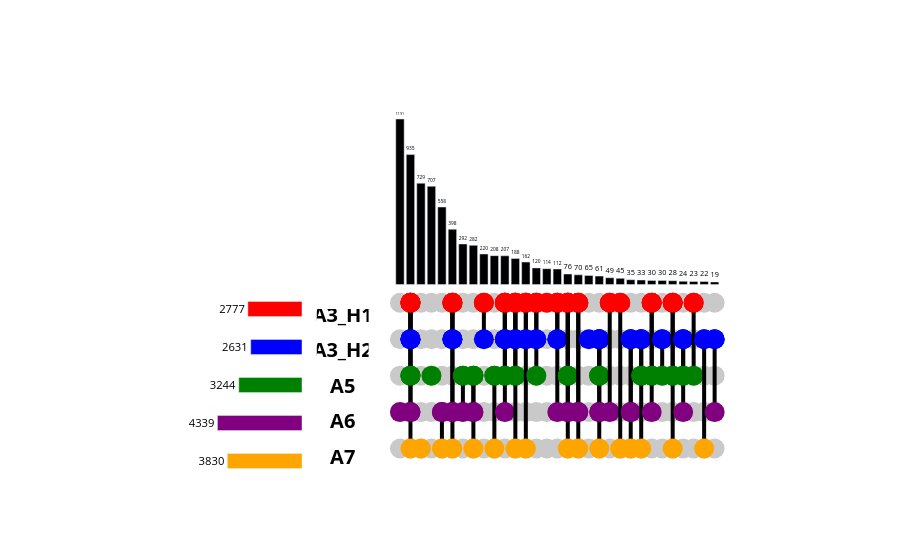

Here is the notebook cell this chart was saved with:
### Code cell
parse_outlier_data = merged_df[[col for col in merged_df.columns if col.endswith("_parse_outliers")]]
parse_outlier_data.columns = [col.replace("_parse_outliers", "") for col in parse_outlier_data.columns]
parse_outlier_data = parse_outlier_data.astype(bool)
parse_outlier_data = parse_outlier_data[parse_outlier_data.any(axis=1)]
upset = Upset.generate_plot(parse_outlier_data)
upset.show()

### Figure 1 — Plotly figure (JSON) as saved in the notebook; plotly's stock layout.template omitted (floating-point values rounded to 4 significant figures; data arrays with more than 128 entries replaced by an {"elided": "..."} marker saying what was removed)
{"data": [{"marker": {"color": "#C9C9C9", "size": 20}, "mode": "markers", "showlegend": false, "type": "scatter", "x": {"elided": "155 int values"}, "xaxis": "x3", "y": {"elided": "155 float values"}, "yaxis": "y3"}, {"line": {"color": "black", "width": 4}, "marker": {"color": ["purple"], "line": {"color": "black"}, "showscale": false, "size": 20}, "mode": "markers+lines", "showlegend": false, "type": "scatter", "x": [0], "xaxis": "x3", "y": [-917.1], "yaxis": "y3"}, {"line": {"color": "black", "width": 4}, "marker": {"color": ["red"], "line": {"color": "black"}, "showscale": false, "size": 20}, "mode": "markers+lines", "showlegend": false, "type": "scatter", "x": [1], "xaxis": "x3", "y": [-131.0], "yaxis": "y3"}, {"line": {"color": "black", "width": 4}, "marker": {"color": ["red", "blue"], "line": {"color": "black"}, "showscale": false, "size": 20}, "mode": "markers+lines", "showlegend": false, "type": "scatter", "x": [1, 1], "xaxis": "x3", "y": [-131.0, -393.0], "yaxis": "y3"}, {"line": {"color": "black", "width": 4}, "marker": {"color": ["red", "blue", "green"], "line": {"color": "black"}, "showscale": false, "size": 20}, "mode": "markers+lines", "showlegend": false, "type": "scatter", "x": [1, 1, 1], "xaxis": "x3", "y": [-131.0, -393.0, -655.0], "yaxis": "y3"}, {"line": {"color": "black", "width": 4}, "marker": {"color": ["red", "blue", "green", "purple"], "line": {"color": "black"}, "showscale": false, "size": 20}, "mode": "markers+lines", "showlegend": false, "type": "scatter", "x": [1, 1, 1, 1], "xaxis": "x3", "y": [-131.0, -393.0, -655.0, -917.1], "yaxis": "y3"}, {"line": {"color": "black", "width": 4}, "marker": {"color": ["red", "blue", "green", "purple", "orange"], "line": {"color": "black"}, "showscale": false, "size": 20}, "mode": "markers+lines", "showlegend": false, "type": "scatter", "x": [1, 1, 1, 1, 1], "xaxis": "x3", "y": [-131.0, -393.0, -655.0, -917.1, -1179.0], "yaxis": "y3"}, {"line": {"color": "black", "width": 4}, "marker": {"color": ["orange"], "line": {"color": "black"}, "showscale": false, "size": 20}, "mode": "markers+lines", "showlegend": false, "type": "scatter", "x": [2], "xaxis": "x3", "y": [-1179.0], "yaxis": "y3"}, {"line": {"color": "black", "width": 4}, "marker": {"color": ["green"], "line": {"color": "black"}, "showscale": false, "size": 20}, "mode": "markers+lines", "showlegend": false, "type": "scatter", "x": [3], "xaxis": "x3", "y": [-655.0], "yaxis": "y3"}, {"line": {"color": "black", "width": 4}, "marker": {"color": ["purple"], "line": {"color": "black"}, "showscale": false, "size": 20}, "mode": "markers+lines", "showlegend": false, "type": "scatter", "x": [4], "xaxis": "x3", "y": [-917.1], "yaxis": "y3"}, {"line": {"color": "black", "width": 4}, "marker": {"color": ["purple", "orange"], "line": {"color": "black"}, "showscale": false, "size": 20}, "mode": "markers+lines", "showlegend": false, "type": "scatter", "x": [4, 4], "xaxis": "x3", "y": [-917.1, -1179.0], "yaxis": "y3"}, {"line": {"color": "black", "width": 4}, "marker": {"color": ["red"], "line": {"color": "black"}, "showscale": false, "size": 20}, "mode": "markers+lines", "showlegend": false, "type": "scatter", "x": [5], "xaxis": "x3", "y": [-131.0], "yaxis": "y3"}, {"line": {"color": "black", "width": 4}, "marker": {"color": ["red", "blue"], "line": {"color": "black"}, "showscale": false, "size": 20}, "mode": "markers+lines", "showlegend": false, "type": "scatter", "x": [5, 5], "xaxis": "x3", "y": [-131.0, -393.0], "yaxis": "y3"}, {"line": {"color": "black", "width": 4}, "marker": {"color": ["red", "blue", "purple"], "line": {"color": "black"}, "showscale": false, "size": 20}, "mode": "markers+lines", "showlegend": false, "type": "scatter", "x": [5, 5, 5], "xaxis": "x3", "y": [-131.0, -393.0, -917.1], "yaxis": "y3"}, {"line": {"color": "black", "width": 4}, "marker": {"color": ["red", "blue", "purple", "orange"], "line": {"color": "black"}, "showscale": false, "size": 20}, "mode": "markers+lines", "showlegend": false, "type": "scatter", "x": [5, 5, 5, 5], "xaxis": "x3", "y": [-131.0, -393.0, -917.1, -1179.0], "yaxis": "y3"}, {"line": {"color": "black", "width": 4}, "marker": {"color": ["green"], "line": {"color": "black"}, "showscale": false, "size": 20}, "mode": "markers+lines", "showlegend": false, "type": "scatter", "x": [6], "xaxis": "x3", "y": [-655.0], "yaxis": "y3"}, {"line": {"color": "black", "width": 4}, "marker": {"color": ["green", "purple"], "line": {"color": "black"}, "showscale": false, "size": 20}, "mode": "markers+lines", "showlegend": false, "type": "scatter", "x": [6, 6], "xaxis": "x3", "y": [-655.0, -917.1], "yaxis": "y3"}, {"line": {"color": "black", "width": 4}, "marker": {"color": ["green"], "line": {"color": "black"}, "showscale": false, "size": 20}, "mode": "markers+lines", "showlegend": false, "type": "scatter", "x": [7], "xaxis": "x3", "y": [-655.0], "yaxis": "y3"}, {"line": {"color": "black", "width": 4}, "marker": {"color": ["green", "purple"], "line": {"color": "black"}, "showscale": false, "size": 20}, "mode": "markers+lines", "showlegend": false, "type": "scatter", "x": [7, 7], "xaxis": "x3", "y": [-655.0, -917.1], "yaxis": "y3"}, {"line": {"color": "black", "width": 4}, "marker": {"color": ["green", "purple", "orange"], "line": {"color": "black"}, "showscale": false, "size": 20}, "mode": "markers+lines", "showlegend": false, "type": "scatter", "x": [7, 7, 7], "xaxis": "x3", "y": [-655.0, -917.1, -1179.0], "yaxis": "y3"}, {"line": {"color": "black", "width": 4}, "marker": {"color": ["red"], "line": {"color": "black"}, "showscale": false, "size": 20}, "mode": "markers+lines", "showlegend": false, "type": "scatter", "x": [8], "xaxis": "x3", "y": [-131.0], "yaxis": "y3"}, {"line": {"color": "black", "width": 4}, "marker": {"color": ["red", "blue"], "line": {"color": "black"}, "showscale": false, "size": 20}, "mode": "markers+lines", "showlegend": false, "type": "scatter", "x": [8, 8], "xaxis": "x3", "y": [-131.0, -393.0], "yaxis": "y3"}, {"line": {"color": "black", "width": 4}, "marker": {"color": ["green"], "line": {"color": "black"}, "showscale": false, "size": 20}, "mode": "markers+lines", "showlegend": false, "type": "scatter", "x": [9], "xaxis": "x3", "y": [-655.0], "yaxis": "y3"}, {"line": {"color": "black", "width": 4}, "marker": {"color": ["green", "orange"], "line": {"color": "black"}, "showscale": false, "size": 20}, "mode": "markers+lines", "showlegend": false, "type": "scatter", "x": [9, 9], "xaxis": "x3", "y": [-655.0, -1179.0], "yaxis": "y3"}, {"line": {"color": "black", "width": 4}, "marker": {"color": ["red"], "line": {"color": "black"}, "showscale": false, "size": 20}, "mode": "markers+lines", "showlegend": false, "type": "scatter", "x": [10], "xaxis": "x3", "y": [-131.0], "yaxis": "y3"}, {"line": {"color": "black", "width": 4}, "marker": {"color": ["red", "blue"], "line": {"color": "black"}, "showscale": false, "size": 20}, "mode": "markers+lines", "showlegend": false, "type": "scatter", "x": [10, 10], "xaxis": "x3", "y": [-131.0, -393.0], "yaxis": "y3"}, {"line": {"color": "black", "width": 4}, "marker": {"color": ["red", "blue", "green"], "line": {"color": "black"}, "showscale": false, "size": 20}, "mode": "markers+lines", "showlegend": false, "type": "scatter", "x": [10, 10, 10], "xaxis": "x3", "y": [-131.0, -393.0, -655.0], "yaxis": "y3"}, {"line": {"color": "black", "width": 4}, "marker": {"color": ["red", "blue", "green", "purple"], "line": {"color": "black"}, "showscale": false, "size": 20}, "mode": "markers+lines", "showlegend": false, "type": "scatter", "x": [10, 10, 10, 10], "xaxis": "x3", "y": [-131.0, -393.0, -655.0, -917.1], "yaxis": "y3"}, {"line": {"color": "black", "width": 4}, "marker": {"color": ["red"], "line": {"color": "black"}, "showscale": false, "size": 20}, "mode": "markers+lines", "showlegend": false, "type": "scatter", "x": [11], "xaxis": "x3", "y": [-131.0], "yaxis": "y3"}, {"line": {"color": "black", "width": 4}, "marker": {"color": ["red", "blue"], "line": {"color": "black"}, "showscale": false, "size": 20}, "mode": "markers+lines", "showlegend": false, "type": "scatter", "x": [11, 11], "xaxis": "x3", "y": [-131.0, -393.0], "yaxis": "y3"}, {"line": {"color": "black", "width": 4}, "marker": {"color": ["red", "blue", "green"], "line": {"color": "black"}, "showscale": false, "size": 20}, "mode": "markers+lines", "showlegend": false, "type": "scatter", "x": [11, 11, 11], "xaxis": "x3", "y": [-131.0, -393.0, -655.0], "yaxis": "y3"}, {"line": {"color": "black", "width": 4}, "marker": {"color": ["red", "blue", "green", "orange"], "line": {"color": "black"}, "showscale": false, "size": 20}, "mode": "markers+lines", "showlegend": false, "type": "scatter", "x": [11, 11, 11, 11], "xaxis": "x3", "y": [-131.0, -393.0, -655.0, -1179.0], "yaxis": "y3"}, {"line": {"color": "black", "width": 4}, "marker": {"color": ["red"], "line": {"color": "black"}, "showscale": false, "size": 20}, "mode": "markers+lines", "showlegend": false, "type": "scatter", "x": [12], "xaxis": "x3", "y": [-131.0], "yaxis": "y3"}, {"line": {"color": "black", "width": 4}, "marker": {"color": ["red", "blue"], "line": {"color": "black"}, "showscale": false, "size": 20}, "mode": "markers+lines", "showlegend": false, "type": "scatter", "x": [12, 12], "xaxis": "x3", "y": [-131.0, -393.0], "yaxis": "y3"}, {"line": {"color": "black", "width": 4}, "marker": {"color": ["red", "blue", "orange"], "line": {"color": "black"}, "showscale": false, "size": 20}, "mode": "markers+lines", "showlegend": false, "type": "scatter", "x": [12, 12, 12], "xaxis": "x3", "y": [-131.0, -393.0, -1179.0], "yaxis": "y3"}, {"line": {"color": "black", "width": 4}, "marker": {"color": ["red"], "line": {"color": "black"}, "showscale": false, "size": 20}, "mode": "markers+lines", "showlegend": false, "type": "scatter", "x": [13], "xaxis": "x3", "y": [-131.0], "yaxis": "y3"}, {"line": {"color": "black", "width": 4}, "marker": {"color": ["red", "blue"], "line": {"color": "black"}, "showscale": false, "size": 20}, "mode": "markers+lines", "showlegend": false, "type": "scatter", "x": [13, 13], "xaxis": "x3", "y": [-131.0, -393.0], "yaxis": "y3"}, {"line": {"color": "black", "width": 4}, "marker": {"color": ["red", "blue", "green"], "line": {"color": "black"}, "showscale": false, "size": 20}, "mode": "markers+lines", "showlegend": false, "type": "scatter", "x": [13, 13, 13], "xaxis": "x3", "y": [-131.0, -393.0, -655.0], "yaxis": "y3"}, {"line": {"color": "black", "width": 4}, "marker": {"color": ["red"], "line": {"color": "black"}, "showscale": false, "size": 20}, "mode": "markers+lines", "showlegend": false, "type": "scatter", "x": [14], "xaxis": "x3", "y": [-131.0], "yaxis": "y3"}, {"line": {"color": "black", "width": 4}, "marker": {"color": ["red"], "line": {"color": "black"}, "showscale": false, "size": 20}, "mode": "markers+lines", "showlegend": false, "type": "scatter", "x": [15], "xaxis": "x3", "y": [-131.0], "yaxis": "y3"}, {"line": {"color": "black", "width": 4}, "marker": {"color": ["red", "blue"], "line": {"color": "black"}, "showscale": false, "size": 20}, "mode": "markers+lines", "showlegend": false, "type": "scatter", "x": [15, 15], "xaxis": "x3", "y": [-131.0, -393.0], "yaxis": "y3"}, {"line": {"color": "black", "width": 4}, "marker": {"color": ["red", "blue", "purple"], "line": {"color": "black"}, "showscale": false, "size": 20}, "mode": "markers+lines", "showlegend": false, "type": "scatter", "x": [15, 15, 15], "xaxis": "x3", "y": [-131.0, -393.0, -917.1], "yaxis": "y3"}, {"line": {"color": "black", "width": 4}, "marker": {"color": ["red"], "line": {"color": "black"}, "showscale": false, "size": 20}, "mode": "markers+lines", "showlegend": false, "type": "scatter", "x": [16], "xaxis": "x3", "y": [-131.0], "yaxis": "y3"}, {"line": {"color": "black", "width": 4}, "marker": {"color": ["red", "green"], "line": {"color": "black"}, "showscale": false, "size": 20}, "mode": "markers+lines", "showlegend": false, "type": "scatter", "x": [16, 16], "xaxis": "x3", "y": [-131.0, -655.0], "yaxis": "y3"}, {"line": {"color": "black", "width": 4}, "marker": {"color": ["red", "green", "purple"], "line": {"color": "black"}, "showscale": false, "size": 20}, "mode": "markers+lines", "showlegend": false, "type": "scatter", "x": [16, 16, 16], "xaxis": "x3", "y": [-131.0, -655.0, -917.1], "yaxis": "y3"}, {"line": {"color": "black", "width": 4}, "marker": {"color": ["red", "green", "purple", "orange"], "line": {"color": "black"}, "showscale": false, "size": 20}, "mode": "markers+lines", "showlegend": false, "type": "scatter", "x": [16, 16, 16, 16], "xaxis": "x3", "y": [-131.0, -655.0, -917.1, -1179.0], "yaxis": "y3"}, {"line": {"color": "black", "width": 4}, "marker": {"color": ["red"], "line": {"color": "black"}, "showscale": false, "size": 20}, "mode": "markers+lines", "showlegend": false, "type": "scatter", "x": [17], "xaxis": "x3", "y": [-131.0], "yaxis": "y3"}, {"line": {"color": "black", "width": 4}, "marker": {"color": ["red", "purple"], "line": {"color": "black"}, "showscale": false, "size": 20}, "mode": "markers+lines", "showlegend": false, "type": "scatter", "x": [17, 17], "xaxis": "x3", "y": [-131.0, -917.1], "yaxis": "y3"}, {"line": {"color": "black", "width": 4}, "marker": {"color": ["red", "purple", "orange"], "line": {"color": "black"}, "showscale": false, "size": 20}, "mode": "markers+lines", "showlegend": false, "type": "scatter", "x": [17, 17, 17], "xaxis": "x3", "y": [-131.0, -917.1, -1179.0], "yaxis": "y3"}, {"line": {"color": "black", "width": 4}, "marker": {"color": ["blue"], "line": {"color": "black"}, "showscale": false, "size": 20}, "mode": "markers+lines", "showlegend": false, "type": "scatter", "x": [18], "xaxis": "x3", "y": [-393.0], "yaxis": "y3"}, {"line": {"color": "black", "width": 4}, "marker": {"color": ["blue"], "line": {"color": "black"}, "showscale": false, "size": 20}, "mode": "markers+lines", "showlegend": false, "type": "scatter", "x": [19], "xaxis": "x3", "y": [-393.0], "yaxis": "y3"}, {"line": {"color": "black", "width": 4}, "marker": {"color": ["blue", "green"], "line": {"color": "black"}, "showscale": false, "size": 20}, "mode": "markers+lines", "showlegend": false, "type": "scatter", "x": [19, 19], "xaxis": "x3", "y": [-393.0, -655.0], "yaxis": "y3"}, {"line": {"color": "black", "width": 4}, "marker": {"color": ["blue", "green", "purple"], "line": {"color": "black"}, "showscale": false, "size": 20}, "mode": "markers+lines", "showlegend": false, "type": "scatter", "x": [19, 19, 19], "xaxis": "x3", "y": [-393.0, -655.0, -917.1], "yaxis": "y3"}, {"line": {"color": "black", "width": 4}, "marker": {"color": ["blue", "green", "purple", "orange"], "line": {"color": "black"}, "showscale": false, "size": 20}, "mode": "markers+lines", "showlegend": false, "type": "scatter", "x": [19, 19, 19, 19], "xaxis": "x3", "y": [-393.0, -655.0, -917.1, -1179.0], "yaxis": "y3"}, {"line": {"color": "black", "width": 4}, "marker": {"color": ["red"], "line": {"color": "black"}, "showscale": false, "size": 20}, "mode": "markers+lines", "showlegend": false, "type": "scatter", "x": [20], "xaxis": "x3", "y": [-131.0], "yaxis": "y3"}, {"line": {"color": "black", "width": 4}, "marker": {"color": ["red", "purple"], "line": {"color": "black"}, "showscale": false, "size": 20}, "mode": "markers+lines", "showlegend": false, "type": "scatter", "x": [20, 20], "xaxis": "x3", "y": [-131.0, -917.1], "yaxis": "y3"}, {"line": {"color": "black", "width": 4}, "marker": {"color": ["red"], "line": {"color": "black"}, "showscale": false, "size": 20}, "mode": "markers+lines", "showlegend": false, "type": "scatter", "x": [21], "xaxis": "x3", "y": [-131.0], "yaxis": "y3"}, {"line": {"color": "black", "width": 4}, "marker": {"color": ["red", "orange"], "line": {"color": "black"}, "showscale": false, "size": 20}, "mode": "markers+lines", "showlegend": false, "type": "scatter", "x": [21, 21], "xaxis": "x3", "y": [-131.0, -1179.0], "yaxis": "y3"}, {"line": {"color": "black", "width": 4}, "marker": {"color": ["blue"], "line": {"color": "black"}, "showscale": false, "size": 20}, "mode": "markers+lines", "showlegend": false, "type": "scatter", "x": [22], "xaxis": "x3", "y": [-393.0], "yaxis": "y3"}, {"line": {"color": "black", "width": 4}, "marker": {"color": ["blue", "purple"], "line": {"color": "black"}, "showscale": false, "size": 20}, "mode": "markers+lines", "showlegend": false, "type": "scatter", "x": [22, 22], "xaxis": "x3", "y": [-393.0, -917.1], "yaxis": "y3"}, {"line": {"color": "black", "width": 4}, "marker": {"color": ["blue", "purple", "orange"], "line": {"color": "black"}, "showscale": false, "size": 20}, "mode": "markers+lines", "showlegend": false, "type": "scatter", "x": [22, 22, 22], "xaxis": "x3", "y": [-393.0, -917.1, -1179.0], "yaxis": "y3"}, {"line": {"color": "black", "width": 4}, "marker": {"color": ["blue"], "line": {"color": "black"}, "showscale": false, "size": 20}, "mode": "markers+lines", "showlegend": false, "type": "scatter", "x": [23], "xaxis": "x3", "y": [-393.0], "yaxis": "y3"}, {"line": {"color": "black", "width": 4}, "marker": {"color": ["blue", "green"], "line": {"color": "black"}, "showscale": false, "size": 20}, "mode": "markers+lines", "showlegend": false, "type": "scatter", "x": [23, 23], "xaxis": "x3", "y": [-393.0, -655.0], "yaxis": "y3"}, {"line": {"color": "black", "width": 4}, "marker": {"color": ["blue", "green", "orange"], "line": {"color": "black"}, "showscale": false, "size": 20}, "mode": "markers+lines", "showlegend": false, "type": "scatter", "x": [23, 23, 23], "xaxis": "x3", "y": [-393.0, -655.0, -1179.0], "yaxis": "y3"}, {"line": {"color": "black", "width": 4}, "marker": {"color": ["red"], "line": {"color": "black"}, "showscale": false, "size": 20}, "mode": "markers+lines", "showlegend": false, "type": "scatter", "x": [24], "xaxis": "x3", "y": [-131.0], "yaxis": "y3"}, {"line": {"color": "black", "width": 4}, "marker": {"color": ["red", "green"], "line": {"color": "black"}, "showscale": false, "size": 20}, "mode": "markers+lines", "showlegend": false, "type": "scatter", "x": [24, 24], "xaxis": "x3", "y": [-131.0, -655.0], "yaxis": "y3"}, {"line": {"color": "black", "width": 4}, "marker": {"color": ["red", "green", "purple"], "line": {"color": "black"}, "showscale": false, "size": 20}, "mode": "markers+lines", "showlegend": false, "type": "scatter", "x": [24, 24, 24], "xaxis": "x3", "y": [-131.0, -655.0, -917.1], "yaxis": "y3"}, {"line": {"color": "black", "width": 4}, "marker": {"color": ["blue"], "line": {"color": "black"}, "showscale": false, "size": 20}, "mode": "markers+lines", "showlegend": false, "type": "scatter", "x": [25], "xaxis": "x3", "y": [-393.0], "yaxis": "y3"}, {"line": {"color": "black", "width": 4}, "marker": {"color": ["blue", "green"], "line": {"color": "black"}, "showscale": false, "size": 20}, "mode": "markers+lines", "showlegend": false, "type": "scatter", "x": [25, 25], "xaxis": "x3", "y": [-393.0, -655.0], "yaxis": "y3"}, {"line": {"color": "black", "width": 4}, "marker": {"color": ["red"], "line": {"color": "black"}, "showscale": false, "size": 20}, "mode": "markers+lines", "showlegend": false, "type": "scatter", "x": [26], "xaxis": "x3", "y": [-131.0], "yaxis": "y3"}, {"line": {"color": "black", "width": 4}, "marker": {"color": ["red", "green"], "line": {"color": "black"}, "showscale": false, "size": 20}, "mode": "markers+lines", "showlegend": false, "type": "scatter", "x": [26, 26], "xaxis": "x3", "y": [-131.0, -655.0], "yaxis": "y3"}, {"line": {"color": "black", "width": 4}, "marker": {"color": ["red", "green", "orange"], "line": {"color": "black"}, "showscale": false, "size": 20}, "mode": "markers+lines", "showlegend": false, "type": "scatter", "x": [26, 26, 26], "xaxis": "x3", "y": [-131.0, -655.0, -1179.0], "yaxis": "y3"}, {"line": {"color": "black", "width": 4}, "marker": {"color": ["blue"], "line": {"color": "black"}, "showscale": false, "size": 20}, "mode": "markers+lines", "showlegend": false, "type": "scatter", "x": [27], "xaxis": "x3", "y": [-393.0], "yaxis": "y3"}, {"line": {"color": "black", "width": 4}, "marker": {"color": ["blue", "green"], "line": {"color": "black"}, "showscale": false, "size": 20}, "mode": "markers+lines", "showlegend": false, "type": "scatter", "x": [27, 27], "xaxis": "x3", "y": [-393.0, -655.0], "yaxis": "y3"}, {"line": {"color": "black", "width": 4}, "marker": {"color": ["blue", "green", "purple"], "line": {"color": "black"}, "showscale": false, "size": 20}, "mode": "markers+lines", "showlegend": false, "type": "scatter", "x": [27, 27, 27], "xaxis": "x3", "y": [-393.0, -655.0, -917.1], "yaxis": "y3"}, {"line": {"color": "black", "width": 4}, "marker": {"color": ["red"], "line": {"color": "black"}, "showscale": false, "size": 20}, "mode": "markers+lines", "showlegend": false, "type": "scatter", "x": [28], "xaxis": "x3", "y": [-131.0], "yaxis": "y3"}, {"line": {"color": "black", "width": 4}, "marker": {"color": ["red", "green"], "line": {"color": "black"}, "showscale": false, "size": 20}, "mode": "markers+lines", "showlegend": false, "type": "scatter", "x": [28, 28], "xaxis": "x3", "y": [-131.0, -655.0], "yaxis": "y3"}, {"line": {"color": "black", "width": 4}, "marker": {"color": ["blue"], "line": {"color": "black"}, "showscale": false, "size": 20}, "mode": "markers+lines", "showlegend": false, "type": "scatter", "x": [29], "xaxis": "x3", "y": [-393.0], "yaxis": "y3"}, {"line": {"color": "black", "width": 4}, "marker": {"color": ["blue", "orange"], "line": {"color": "black"}, "showscale": false, "size": 20}, "mode": "markers+lines", "showlegend": false, "type": "scatter", "x": [29, 29], "xaxis": "x3", "y": [-393.0, -1179.0], "yaxis": "y3"}, {"line": {"color": "black", "width": 4}, "marker": {"color": ["blue"], "line": {"color": "black"}, "showscale": false, "size": 20}, "mode": "markers+lines", "showlegend": false, "type": "scatter", "x": [30], "xaxis": "x3", "y": [-393.0], "yaxis": "y3"}, {"line": {"color": "black", "width": 4}, "marker": {"color": ["blue", "purple"], "line": {"color": "black"}, "showscale": false, "size": 20}, "mode": "markers+lines", "showlegend": false, "type": "scatter", "x": [30, 30], "xaxis": "x3", "y": [-393.0, -917.1], "yaxis": "y3"}, {"hoverinfo": "none", "marker": {"color": "black"}, "text": [1191.0, 935.0, 729.0, 707.0, 558.0, 398.0, 292.0, 282.0, 220.0, 208.0, 207.0, 188.0, 162.0, 120.0, 114.0, 112.0, 76.0, 70.0, 65.0, 61.0, 49.0, 45.0, 35.0, 33.0, 30.0, 30.0, 28.0, 24.0, 23.0, 22.0, 19.0], "textfont": {"color": "black", "size": 20}, "textposition": "outside", "type": "bar", "x": [0, 1, 2, 3, 4, 5, 6, 7, 8, 9, 10, 11, 12, 13, 14, 15, 16, 17, 18, 19, 20, 21, 22, 23, 24, 25, 26, 27, 28, 29, 30], "xaxis": "x3", "y": [1191, 935, 729, 707, 558, 398, 292, 282, 220, 208, 207, 188, 162, 120, 114, 112, 76, 70, 65, 61, 49, 45, 35, 33, 30, 30, 28, 24, 23, 22, 19], "yaxis": "y3"}, {"mode": "text", "showlegend": false, "text": ["<b>A3_H1</b>", "<b>A3_H2</b>", "<b>A5</b>", "<b>A6</b>", "<b>A7</b>"], "textfont": {"color": "black", "size": 20}, "textposition": "middle center", "type": "scatter", "x": [-0.05, -0.05, -0.05, -0.05, -0.05], "xaxis": "x2", "y": {"elided": "155 float values"}, "yaxis": "y2"}, {"marker": {"color": ["red", "blue", "green", "purple", "orange", "yellow"]}, "orientation": "h", "text": [2777.0, 2631.0, 3244.0, 4339.0, 3830.0], "textfont": {"color": "black", "size": 20}, "textposition": "outside", "type": "bar", "width": 0.4, "x": [-2777, -2631, -3244, -4339, -3830], "xaxis": "x", "y": [0, 1, 2, 3, 4], "yaxis": "y"}], "layout": {"plot_bgcolor": "white", "showlegend": false, "xaxis": {"anchor": "y", "domain": [0.1, 0.3], "range": [-7593.0, 0], "showticklabels": false}, "xaxis2": {"anchor": "y2", "domain": [0.32, 0.39], "showticklabels": false}, "xaxis3": {"anchor": "y3", "domain": [0.39, 0.9], "showticklabels": false}, "yaxis": {"anchor": "x", "autorange": "reversed", "domain": [0, 0.5], "showticklabels": false, "side": "right"}, "yaxis2": {"anchor": "x2", "domain": [0.035, 0.45], "showticklabels": false}, "yaxis3": {"anchor": "x3", "domain": [0, 1], "showticklabels": false}}}
